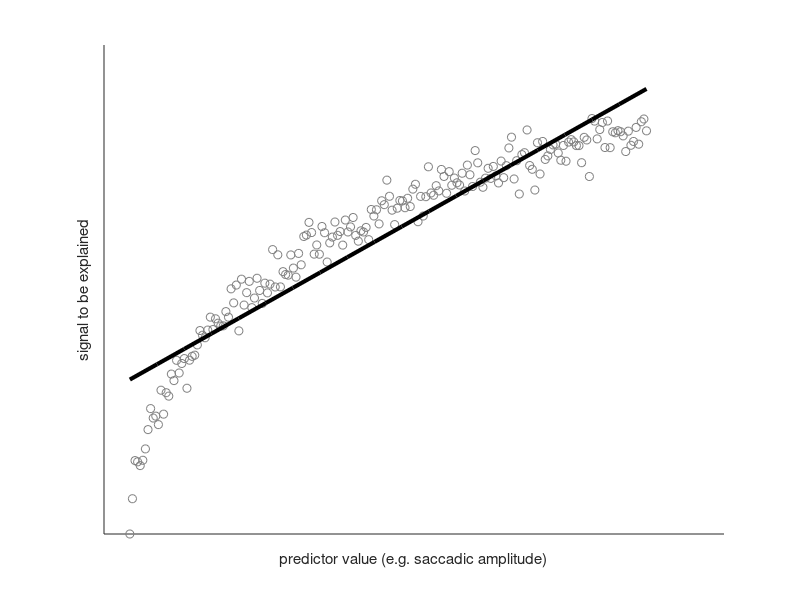

Here is the MATLAB script that generated this plot: (Note: this script raises an error after producing the figure.)
rng(1); %speficy seed
b = [0.1 0.5 1 2 0.2 4 2]/2;
N = 200;

x = linspace(0.5,10.5,N)';
y = [];
yD = log(x) + randn(N,1)*0.1;
yD = yD - min(yD);
% Linear Fit
Xinv = pinv([ones(prod(size(x)),1),x(:)]);
betaLinear = Xinv * yD(:);

figure

plot(x,yD','o','Color',[0.5 0.5 0.5])
hold all
xPlot = linspace(0.5,10.5,20);
plot(xPlot,xPlot*betaLinear(2)+betaLinear(1),'k','LineWidth',3)
xlabel('predictor value (e.g. saccadic amplitude)')
ylabel('signal to be explained')

set(get(gcf,'Children'),'Box','off','YTick',[],'XTick',[])

set(gcf,'Position',[   716   687   763   309])
export_fig nonlinear1.png -transparent
%% Boxcar function fit
tmp = floor(x);
basisBox = [];
%build the dummy coding matrix
for u = unique(tmp)';
basisBox = [basisBox tmp == u];
end
betaBox = pinv(basisBox*1)*yD(:);


figure,
subplot(1,2,1)
plot(x,basisBox','-')
ylim([0 3])
xlim([0 11])
xlabel('basis set')

subplot(1,2,2)
plot(x,yD','o','Color',[0.5 0.5 0.5])

hold all

plot(linspace(min(x),max(x),N),basisBox*betaBox,'k','LineWidth',3)
set(get(gcf,'Children'),'Box','off','YTick',[],'XTick',[])

xlabel('predictor value (e.g. saccadic amplitude)')
ylabel('signal to be explained')
set(gcf,'Position',[   716   687   763   309])
export_fig nonlinear_boxcar.png -transparent
%% Spline Fit
tmp = ceil(x*19/7)-2;

knotseq = [min(x) min(x) min(x) linspace(min(x),max(x),4) max(x) max(x) max(x)];
splinePlot = Bernstein(linspace(min(x),max(x),200),knotseq,[],4);
splineFit= Bernstein(x,knotseq,[],4);
splineFit(1,1) = 1;
splineFit(end,end)= 1;
betaSpline = pinv([splineFit]) * yD(:)

figure
subplot(1,2,1)
plot(splinePlot,'-')
xlabel('basis set')
subplot(1,2,2)
plot(x,yD','o','Color',[0.5 0.5 0.5])
hold all,
plot(0,0),plot(0,0),plot(0,0),plot(0,0),plot(0,0),plot(0,0); %stupid colors were not the same in both plots
plot(linspace(min(x),max(x),200),splinePlot'.*betaSpline(1:end),'-')


plot(linspace(min(x),max(x),200),splinePlot*betaSpline(1:end),'k','LineWidth',3)

xlabel('predictor value (e.g. saccadic amplitude)')
ylabel('signal to be explained')

set(get(gcf,'Children'),'Box','off','YTick',[],'XTick',[])
set(gcf,'Position',[   716   687   763   309])
export_fig nonlinear_spline.png -transparent